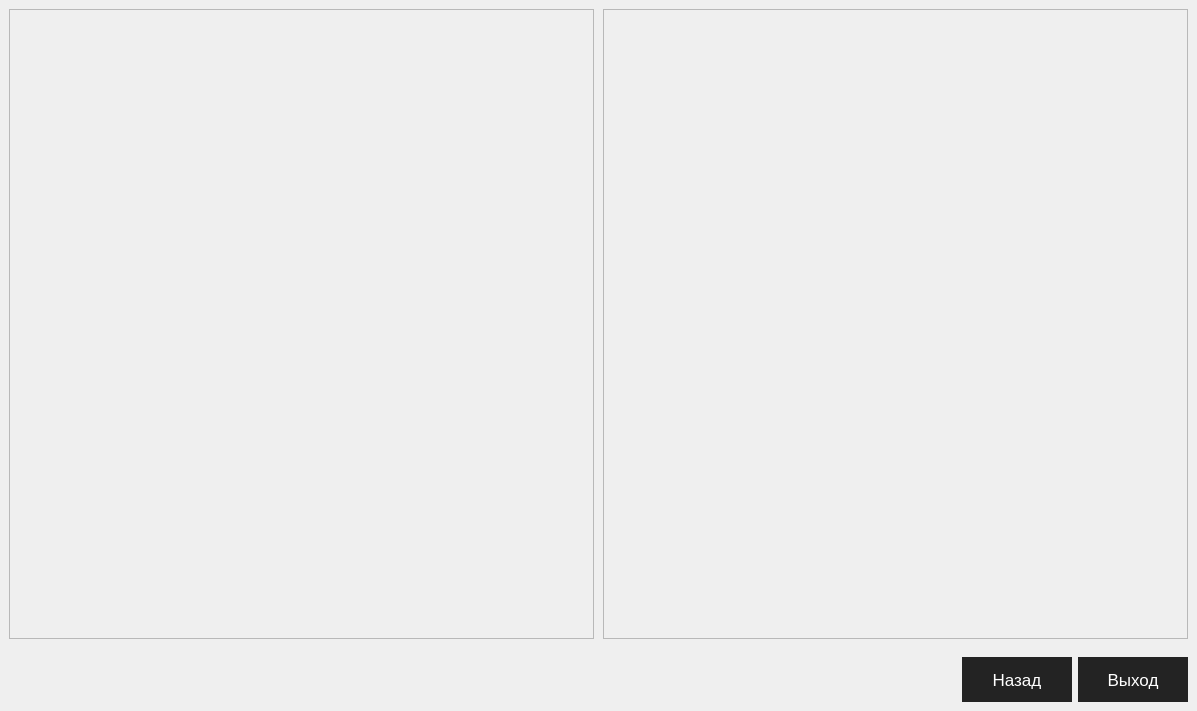
            <widget class="QWidget" name="page_graph">
             <layout class="QVBoxLayout" name="verticalLayout_8">
              <property name="spacing">
               <number>0</number>
              </property>
              <property name="leftMargin">
               <number>0</number>
              </property>
              <property name="topMargin">
               <number>0</number>
              </property>
              <property name="rightMargin">
               <number>0</number>
              </property>
              <property name="bottomMargin">
               <number>0</number>
              </property>
              <item>
               <widget class="QFrame" name="frame_graphics">
                <property name="frameShape">
                 <enum>QFrame::NoFrame</enum>
                </property>
                <property name="frameShadow">
                 <enum>QFrame::Plain</enum>
                </property>
                <layout class="QHBoxLayout" name="horizontalLayout_4">
                 <property name="spacing">
                  <number>9</number>
                 </property>
                 <property name="sizeConstraint">
                  <enum>QLayout::SetFixedSize</enum>
                 </property>
                 <property name="leftMargin">
                  <number>9</number>
                 </property>
                 <property name="topMargin">
                  <number>9</number>
                 </property>
                 <property name="rightMargin">
                  <number>9</number>
                 </property>
                 <property name="bottomMargin">
                  <number>9</number>
                 </property>
                 <item>
                  <widget class="QFrame" name="frame_graph_1">
                   <property name="minimumSize">
                    <size>
                     <width>585</width>
                     <height>630</height>
                    </size>
                   </property>
                   <property name="frameShape">
                    <enum>QFrame::StyledPanel</enum>
                   </property>
                   <property name="frameShadow">
                    <enum>QFrame::Raised</enum>
                   </property>
                  </widget>
                 </item>
                 <item>
                  <widget class="QFrame" name="frame_graph_2">
                   <property name="minimumSize">
                    <size>
                     <width>585</width>
                     <height>630</height>
                    </size>
                   </property>
                   <property name="frameShape">
                    <enum>QFrame::StyledPanel</enum>
                   </property>
                   <property name="frameShadow">
                    <enum>QFrame::Raised</enum>
                   </property>
                  </widget>
                 </item>
                </layout>
               </widget>
              </item>
              <item alignment="Qt::AlignRight">
               <widget class="QFrame" name="frame_graph_btn">
                <property name="minimumSize">
                 <size>
                  <width>0</width>
                  <height>0</height>
                 </size>
                </property>
                <property name="maximumSize">
                 <size>
                  <width>16777215</width>
                  <height>100</height>
                 </size>
                </property>
                <property name="frameShape">
                 <enum>QFrame::NoFrame</enum>
                </property>
                <property name="frameShadow">
                 <enum>QFrame::Plain</enum>
                </property>
                <layout class="QHBoxLayout" name="horizontalLayout_5">
                 <item>
                  <widget class="QPushButton" name="btn_graph_back">
                   <property name="minimumSize">
                    <size>
                     <width>110</width>
                     <height>45</height>
                    </size>
                   </property>
                   <property name="font">
                    <font>
                     <pointsize>13</pointsize>
                    </font>
                   </property>
                   <property name="styleSheet">
                    <string notr="true">QPushButton {
	color: rgb(255, 255, 255);
	background-color: rgb(35, 35, 35);
	border: 0px solid;
}
QPushButton:hover {
	background-color: rgb(85, 170, 255);
}</string>
                   </property>
                   <property name="text">
                    <string>Назад</string>
                   </property>
                  </widget>
                 </item>
                 <item>
                  <widget class="QPushButton" name="btn_output_exit">
                   <property name="minimumSize">
                    <size>
                     <width>110</width>
                     <height>45</height>
                    </size>
                   </property>
                   <property name="font">
                    <font>
                     <pointsize>13</pointsize>
                    </font>
                   </property>
                   <property name="styleSheet">
                    <string notr="true">QPushButton {
	color: rgb(255, 255, 255);
	background-color: rgb(35, 35, 35);
	border: 0px solid;
}
QPushButton:hover {
	background-color: rgb(85, 170, 255);
}</string>
                   </property>
                   <property name="text">
                    <string>Выход</string>
                   </property>
                  </widget>
                 </item>
                </layout>
               </widget>
              </item>
             </layout>
            </widget>
